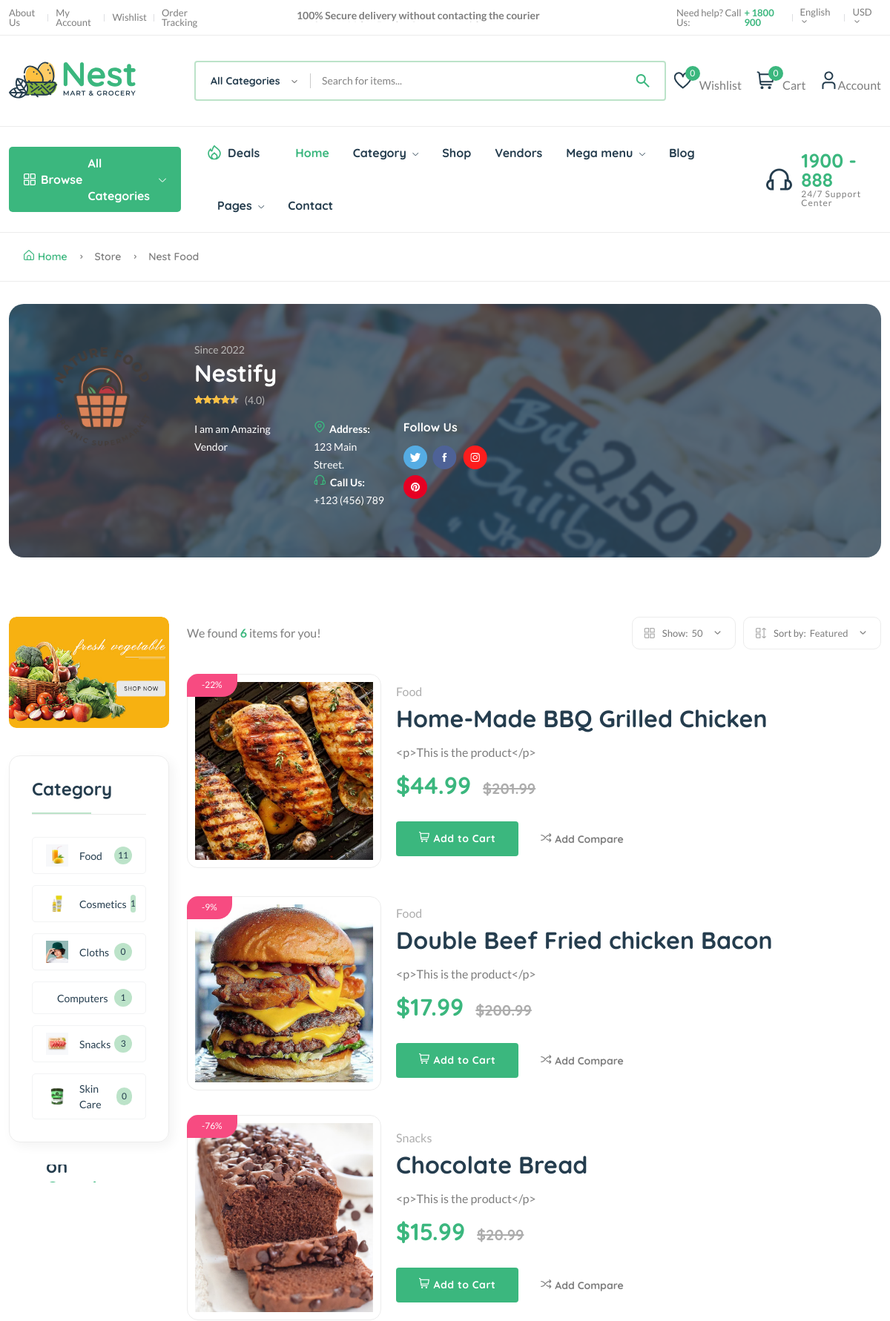
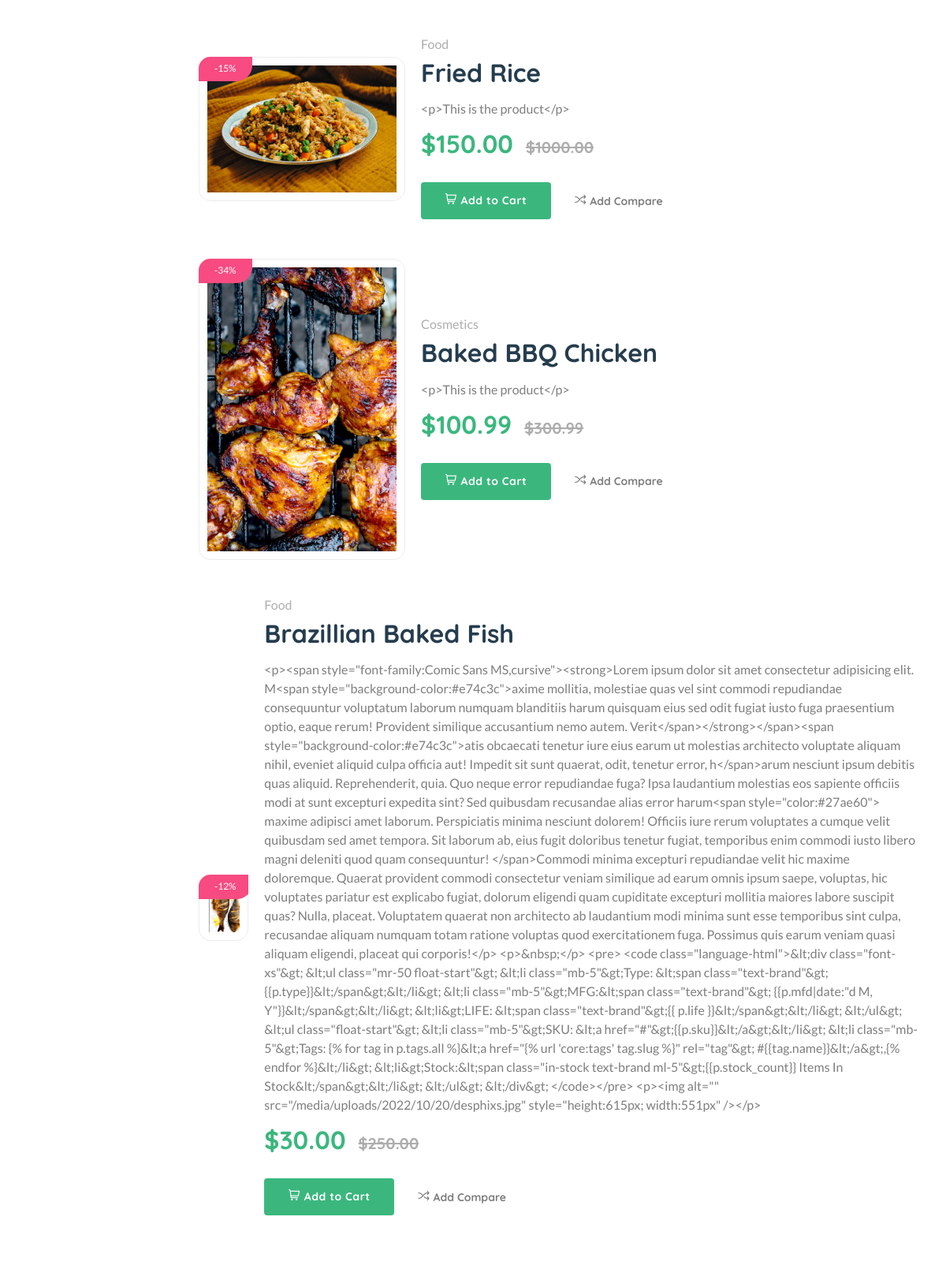
The page /vendor/ven4adh5hh5aa/ (upper part) on the database its author committed (2 pictures, top to bottom).
### core/models.py (models this page shows, shortened)
class Vendor(models.Model):
    vid = ShortUUIDField(unique=True, length=10, max_length=20,
                         prefix="ven", alphabet="abcdefgh12345")
    title = models.CharField(max_length=100, default="Nestify")
    image = models.ImageField(
        upload_to=user_directory_path, default="vendor.jpg")
    cover_image = models.ImageField(
        upload_to=user_directory_path, default="vendor.jpg")
    description = CKEditor5Field(config_name='extends', null=True, blank=True)
    address = models.CharField(max_length=100, default="123 Main Street.")
    contact = models.CharField(max_length=100, default="+123 (456) 789")
    chat_resp_time = models.CharField(max_length=100, default="100")
    shipping_on_time = models.CharField(max_length=100, default="100")
    authentic_rating = models.CharField(max_length=100, default="100")
    days_return = models.CharField(max_length=100, default="100")
    warranty_period = models.CharField(max_length=100, default="100")
    user = models.ForeignKey(User, on_delete=models.SET_NULL, null=True)
    date = models.DateTimeField(auto_now_add=True, null=True, blank=True)
    class Meta:
        verbose_name_plural = "Vendors"

class Product(models.Model):
    pid = ShortUUIDField(unique=True, length=10,
                         max_length=20, alphabet="abcdefgh12345")
    user = models.ForeignKey(User, on_delete=models.SET_NULL, null=True)
    category = models.ForeignKey(
        Category, on_delete=models.SET_NULL, null=True, related_name="category")
    vendor = models.ForeignKey(
        Vendor, on_delete=models.SET_NULL, null=True, related_name="product")
    title = models.CharField(max_length=100, default="Fresh Pear")
    image = models.ImageField(
        upload_to=user_directory_path, default="product.jpg")
    description = CKEditor5Field(config_name='extends', null=True, blank=True)
    price = models.DecimalField(
        max_digits=99999999999999, decimal_places=2, default="1.99")
    old_price = models.DecimalField(
        max_digits=99999999999999, decimal_places=2, default="2.99")
    specifications = CKEditor5Field(config_name='extends', null=True, blank=True)
    type = models.CharField(
        max_length=100, default="Organic", null=True, blank=True)
    stock_count = models.CharField(
        max_length=100, default="10", null=True, blank=True)
    life = models.CharField(
        max_length=100, default="100 Days", null=True, blank=True)
    mfd = models.DateTimeField(auto_now_add=False, null=True, blank=True)
    tags = TaggableManager(blank=True)
    product_status = models.CharField(
        choices=STATUS, max_length=10, default="in_review")
    status = models.BooleanField(default=True)
    in_stock = models.BooleanField(default=True)
    featured = models.BooleanField(default=False)
    digital = models.BooleanField(default=False)
    sku = ShortUUIDField(unique=True, length=4, max_length=10,
                         prefix="sku", alphabet="1234567890")
    date = models.DateTimeField(auto_now_add=True)
    updated = models.DateTimeField(null=True, blank=True)
    class Meta:
        verbose_name_plural = "Products"
    def get_precentage(self):
        new_price = (self.price / self.old_price) * 100
        return new_price

class Category(models.Model):
    cid = ShortUUIDField(unique=True, length=10, max_length=20,
                         prefix="cat", alphabet="abcdefgh12345")
    title = models.CharField(max_length=100, default="Food")
    image = models.ImageField(upload_to="category", default="category.jpg")
    class Meta:
        verbose_name_plural = "Categories"

### core/views.py (the view)
# urls.py: path("vendor/<vid>/", vendor_detail_view, name="vendor-detail"),
def vendor_detail_view(request, vid):
    vendor = Vendor.objects.get(vid=vid)
    products = Product.objects.filter(vendor=vendor, product_status="published").order_by("-id")
    context = {
        "vendor": vendor,
        "products": products,
    }
    return render(request, "core/vendor-detail.html", context)

### core/context_processor.py (called while the page is built)
def default(request):
    categories = Category.objects.all()
    vendors = Vendor.objects.all()
    min_max_price = Product.objects.aggregate(Min("price"), Max("price"))
    if request.user.is_authenticated:
        try:
            wishlist = wishlist_model.objects.filter(user=request.user)
        except:
            messages.warning(request, "You need to login before accessing your wishlist.")
            wishlist = 0
    else:
        wishlist = 0
    try:
        address = Address.objects.get(user=request.user)
    except:
        address = None
    return {
        'categories':categories,
        'wishlist':wishlist,
        'address':address,
        'vendors':vendors,
        'min_max_price':min_max_price,
    }

### templates/core/vendor-detail.html (shortened to what this page needs)
{% extends 'partials/base.html' %}
{% load static %}
{% block content %}
    <main class="main">
        <div class="page-header breadcrumb-wrap">
            <div class="container">
                <div class="breadcrumb">
                    <a href="index.html" rel="nofollow"><i class="fi-rs-home mr-5"></i>Home</a>
                    <span></span> Store <span></span> Nest Food
                </div>
            </div>
        </div>
        <div class="container mb-30">
            <div class="archive-header-3 mt-30 mb-80" style="background-image: url({{vendor.cover_image.url}})">
                <div class="archive-header-3-inner">
                    <div class="vendor-logo mr-50">
                        <img src="{{vendor.image.url}}" alt="" />
                    </div>
                    <div class="vendor-content">
                        <div class="product-category">
                            <span class="text-muted">Since {{vendor.date|date:"Y"}}</span>
                        </div>
                        <h3 class="mb-5 text-white"><a href="vendor-details-1.html" class="text-white">{{vendor.title}}</a></h3>
                        <div class="product-rate-cover mb-15">
                            <div class="product-rate d-inline-block">
                                <div class="product-rating" style="width: 90%"></div>
                            </div>
                            <span class="font-small ml-5 text-muted"> (4.0)</span>
                        </div>
                        <div class="row">
                            <div class="col-lg-4">
                                <div class="vendor-des mb-15">
                                    <p class="font-sm text-white">{{vendor.description}}</p>
                                </div>
                            </div>
                            <div class="col-lg-3">
                                <div class="vendor-info text-white mb-15">
                                    <ul class="font-sm">
                                        <li><img class="mr-5" src="{% static 'assets/imgs/theme/icons/icon-location.svg' %}" alt="" /><strong>Address: <br> </strong> <span>{{ vendor.address }}</span></li>
                                        <li><img class="mr-5" src="{% static 'assets/imgs/theme/icons/icon-contact.svg' %}" alt="" /><strong>Call Us: <br></strong><span>{{vendor.contact}}</span></li>
                                    </ul>
                                </div>
                            </div>
                            <div class="col-lg-4">
                                <div class="follow-social">
                                    <h6 class="mb-15 text-white">Follow Us</h6>
                                    <ul class="social-network">
                                        <li class="hover-up">
                                            <a href="#">
                                                <img src="{% static 'assets/imgs/theme/icons/social-tw.svg' %}" alt="" />
                                            </a>
                                        </li>
                                        <li class="hover-up">
                                            <a href="#">
                                                <img src="{% static 'assets/imgs/theme/icons/social-fb.svg' %}" alt="" />
                                            </a>
                                        </li>
                                        <li class="hover-up">
                                            <a href="#">
                                                <img src="{% static 'assets/imgs/theme/icons/social-insta.svg' %}" alt="" />
                                            </a>
                                        </li>
                                        <li class="hover-up">
                                            <a href="#">
                                                <img src="{% static 'assets/imgs/theme/icons/social-pin.svg' %}" alt="" />
                                            </a>
                                        </li>
                                    </ul>
                                </div>
                            </div>
                        </div>
                    </div>
                </div>
            </div>
            <div class="row flex-row-reverse">
                <div class="col-lg-4-5">
                    <div class="shop-product-fillter">
                        <div class="totall-product">
                            <p>We found <strong class="text-brand">{{products.count}}</strong> items for you!</p>
                        </div>
                        <div class="sort-by-product-area">
                            <div class="sort-by-cover mr-10">
                                <div class="sort-by-product-wrap">
                                    <div class="sort-by">
                                        <span><i class="fi-rs-apps"></i>Show:</span>
                                    </div>
                                    <div class="sort-by-dropdown-wrap">
                                        <span> 50 <i class="fi-rs-angle-small-down"></i></span>
                                    </div>
                                </div>
                            </div>
                            <div class="sort-by-cover">
                                <div class="sort-by-product-wrap">
                                    <div class="sort-by">
                                        <span><i class="fi-rs-apps-sort"></i>Sort by:</span>
                                    </div>
                                    <div class="sort-by-dropdown-wrap">
                                        <span> Featured <i class="fi-rs-angle-small-down"></i></span>
                                    </div>
                                </div>
                            </div>
                        </div>
                    </div>
                    <div class="product-list mb-50">
                        {% for p in products %}
                        <div class="product-cart-wrap">
                            <div class="product-img-action-wrap">
                                <div class="product-img product-img-zoom">
                                    <div class="product-img-inner">
                                        <a href="shop-product-right.html">
                                            <img class="default-img" src="{{ p.image.url }}" alt="" />
                                        </a>
                                    </div>
                                </div>
                                <div class="product-badges product-badges-position product-badges-mrg">
                                    <span class="hot">-{{p.get_precentage|floatformat:0}}%</span>
                                </div>
                            </div>
                            <div class="product-content-wrap">
                                <div class="product-category">
                                    <a href="shop-grid-right.html">{{p.category.title}}</a>
                                </div>
                                <h2><a href="shop-product-right.html">{{p.title|truncatechars:50}}</a></h2>
                                <p class="mt-15 mb-15">{{ p.description }}</p>
                                <div class="product-price">
                                    <span>${{p.price}} </span>
                                    <span class="old-price">${{p.old_price}}</span>
                                </div>
                                <div class="mt-30 d-flex align-items-center">
                                    <a aria-label="Buy now" class="btn" href="shop-cart.html"><i class="fi-rs-shopping-cart mr-5"></i>Add to Cart</a>
                                    <a href="#" class="add-wishlish ml-30 text-body font-sm font-heading font-weight-bold"><i class="fi-rs-shuffle mr-5"></i>Add Compare</a>
                                </div>
                            </div>
                        </div>
                        {% endfor %}
                    </div>
                </div>
                <div class="col-lg-1-5 primary-sidebar sticky-sidebar">
                    <div class="banner-img mb-30">
                        <img src="{% static 'assets/imgs/banner/banner-10.jpg' %}" alt="" />
                    </div>
                    <div class="sidebar-widget widget-category-2 mb-30">
                        <h5 class="section-title style-1 mb-30">Category</h5>
                        <ul>
                            {% for c in categories %}
                            <li>
                                <a href="shop-grid-right.html"> <img src="{{c.image.url}}" alt="" />{{c.title}}</a><span class="count">{{c.category.all.count}}</span>
                            </li>
                            {% endfor %}
                        </ul>
                    </div>
                    <div class="banner-img wow fadeIn mb-lg-0 animated d-lg-block d-none">
                        <div class="banner-text">
                            <h4>
                                Save 17% <br /> on <span class="text-brand">Oganic</span><br /> Juice
                            </h4>
                        </div>
                    </div>
                </div>
            </div>
        </div>
    </main>
{% endblock content %}

### rows shown on the page
Vendor: cover_image (picture), image (picture), date "2022", title "Nestify", description "I am am Amazing Vendor", address "123 Main Street.", contact "+123 (456) 789"
Product: image (picture), get_precentage "22", category "Food", title "Home-Made BBQ Grilled Chicken", description "<p>This is the product</p>", price "44.99", old_price "201.99"
Product: image (picture), get_precentage "9", category "Food", title "Double Beef Fried chicken Bacon", description "<p>This is the product</p>", price "17.99", old_price "200.99"
Product: image (picture), get_precentage "76", category "Snacks", title "Chocolate Bread", description "<p>This is the product</p>", price "15.99", old_price "20.99"
Product: image (picture), get_precentage "15", category "Food", title "Fried Rice", description "<p>This is the product</p>", price "150.00", old_price "1000.00"
Product: image (picture), get_precentage "34", category "Cosmetics", title "Baked BBQ Chicken", description "<p>This is the product</p>", price "100.99", old_price "300.99"
Product: image (picture), get_precentage "12", category "Food", title "Brazillian Baked Fish", description "<p><span style=\"font-family:Comic Sans MS,cursive\"><strong>Lorem ipsum dolor sit amet consectetur adipisicing elit. M<span style=\"background-color:#e74c3c\">axime mollitia, molestiae quas vel sint commodi repudiandae consequuntur voluptatum laborum numquam blanditiis harum quisquam eius sed odit fugiat iusto fuga praesentium optio, eaque rerum! Provident similique accusantium nemo autem. Verit</span></strong></span><span style=\"background-color:#e74c3c\">atis obcaecati tenetur iure eius earum ut molestias architecto voluptate aliquam nihil, eveniet aliquid culpa officia aut! Impedit sit sunt quaerat, odit, tenetur error, h</span>arum nesciunt ipsum debitis quas aliquid. Reprehenderit, quia.…", price "30.00", old_price "250.00"
Category: image (picture), title "Food", category.all.count "11"
Category: image (picture), title "Cosmetics", category.all.count "1"
Category: image (picture), title "Cloths", category.all.count "0"
Category: title "Computers", category.all.count "1"
Category: image (picture), title "Snacks", category.all.count "3"
Category: image (picture), title "Skin Care", category.all.count "0"

### other values the page prints
{{ request.session.cart_data_obj|length }} "0"
{{ products.count }} "6"
